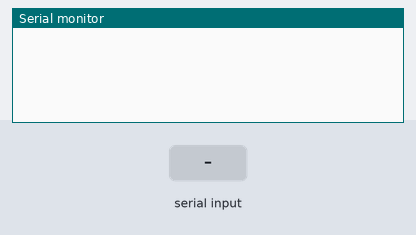
The sketch below on a simulated Arduino Uno, built with avr-gcc and run on an emulated ATmega328P. On the bench: the last lines printed to the serial monitor. The inputs (shaded band) are chosen by the test bench.

Above: at 1.7 s.
1.8 s: "<sb5>\n" received over the second serial link
At 2.9 s:
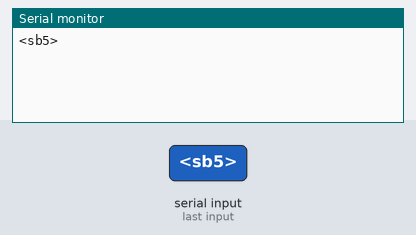
3.3 s: "<sor100>\n" received over the second serial link
At 4.0 s:
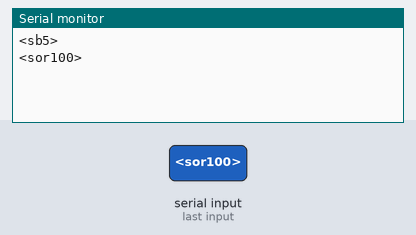
4.8 s: "<soa1>\n" received over the second serial link
At 5.2 s:
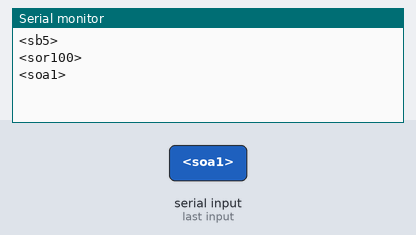
6.3 s: "<sof1>\n" received over the second serial link
At 7.5 s:
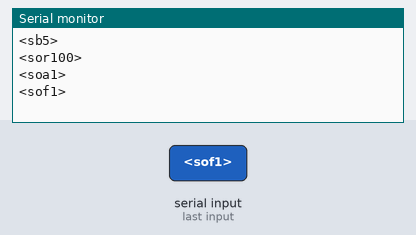
7.8 s: "1" received over the second serial link
At 8.6 s:
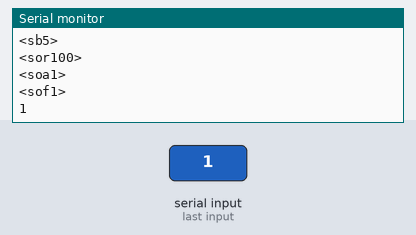

Measured:
- after the input at 1.8 s, the serial monitor: prints a new line at once (image 1)
- after the input at 3.3 s, the serial monitor: prints a new line at once (image 2)
- after the input at 4.8 s, the serial monitor: prints a new line at once (image 3)
- after the input at 6.3 s, the serial monitor: prints a new line at once (image 4)
- after the input at 7.8 s, the serial monitor: prints a new line at once (image 5)

The sketch:

EBIMU_Setup.ino
```cpp
#include <SoftwareSerial.h>

SoftwareSerial mySerial(2, 3); // RX, TX
int numChar = 0;
int index = 0;

void setup() {
  Serial.begin(9600);
  //pinMode(2, INPUT);
  //pinMode(3, OUTPUT);
  mySerial.begin(9600);

  // setup IMU
  delay(500);
  //mySerial.print("<lf>");
  //mySerial.print("<sb5>");
  //mySerial.print("<sor100>");
  //mySerial.print("<soa1>");
  //mySerial.print("<cmco>");
  //mySerial.print("<cmo>");
  //mySerial.print("<sof1>");
}

void loop() {
  if(mySerial.available()>0){
    numChar = mySerial.available();
    char buffer[256];
    buffer[numChar] = '\0';

    for(index = 0;index<numChar;index++){
      buffer[index] = mySerial.read();
    }

    Serial.print(buffer);
  }
}
```
